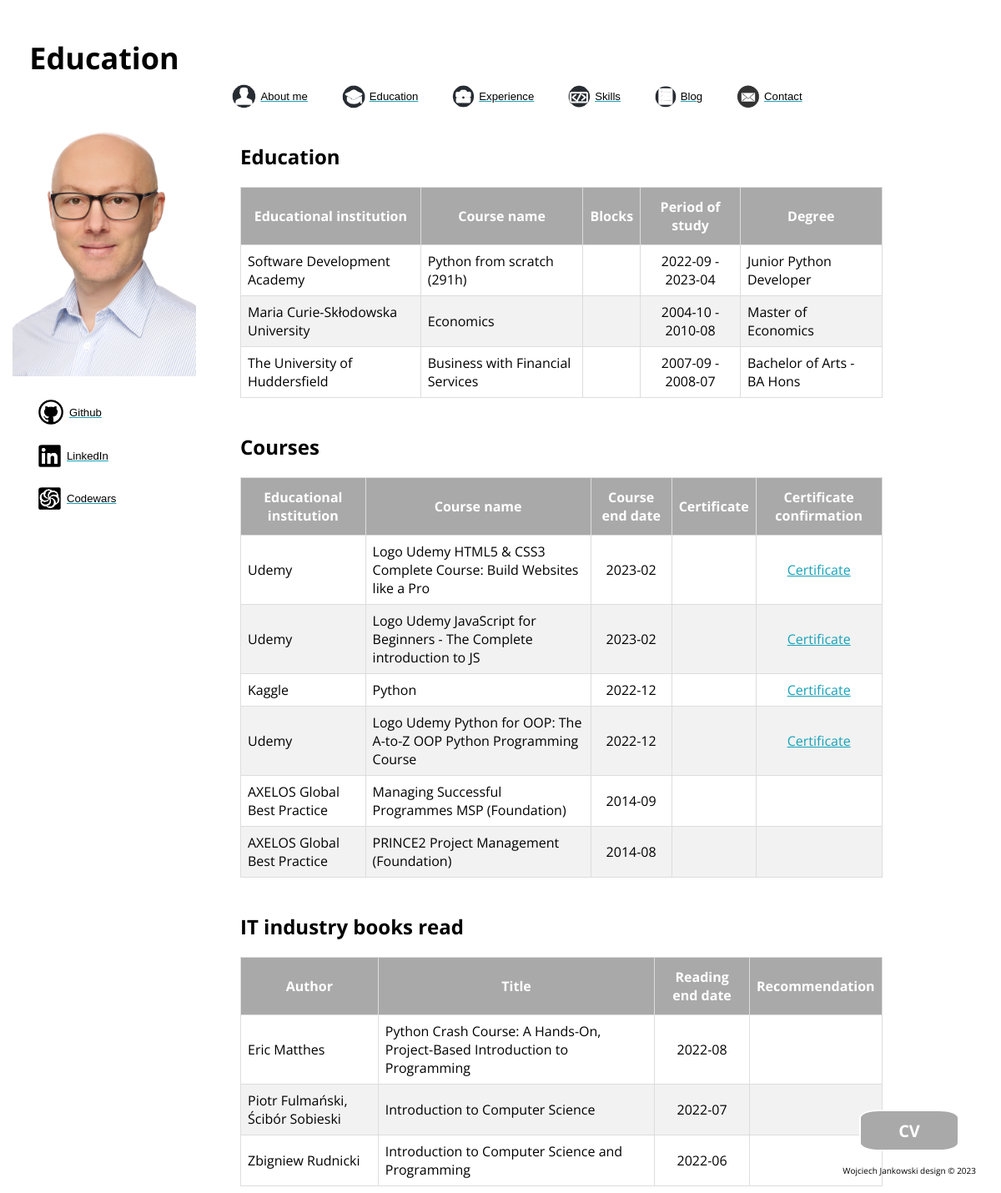
/about/education/, run on the app's committed database.
### aboutme/models.py (models this page shows)
class Education(models.Model):
    school_name = models.CharField(max_length=50)
    course_name = models.CharField(max_length=100)
    competences = models.TextField(blank=True)
    start_date = models.DateField()
    end_date = models.DateField(blank=True)
    degree = models.CharField(max_length=30, blank=True,)
    class Meta:
        verbose_name = "School"
        verbose_name_plural = "Schools"
        ordering = ['-end_date']

class Course(models.Model):
    school_name = models.CharField(max_length=50)
    course_name = models.CharField(max_length=100)
    end_date = models.DateField(null=True, blank=True)
    competences = models.CharField(max_length=200)
    certificate_link = models.CharField(max_length=100, blank=True)
    class Meta:
        verbose_name = "Course"
        verbose_name_plural = "Courses"
        ordering = ['-pk']

class Book(models.Model):
    author_name = models.CharField(max_length=50)
    title = models.CharField(max_length=100)
    end_date = models.DateField()
    competences = models.CharField(max_length=200)
    class Meta:
        verbose_name = "Book"
        verbose_name_plural = "Books"
        ordering = ['-end_date']

### aboutme/views.py (the view)
# urls.py: path('education/', views.education, name="education"),
def education(request):
    education = Education.objects.all()
    courses = Course.objects.all()
    books = Book.objects.all()
    ctx = {"education": education,
           "courses": courses,
           "books": books}
    return render(request=request, template_name="aboutme/education.html", context=ctx)

### aboutme/templates/aboutme/education.html (shortened to what this page needs)
{% extends "aboutme/base.html" %}
{% load static %}
{% block header %}
<div class="vertical">
    <h1 class="page_name">Education</h1>
    <img id="face" src="{% static 'aboutme/images/face.png' %}">
    {% include "aboutme/left_menu.html" %}
</div>
<header>
    {% include "aboutme/header_menu.html" %}
</header>
{% endblock %}
{% block main_content %}
<div class="container">
    <h2>Education</h2>
    <table id="data">
        <thead>
            <tr>
                <th>Educational institution</th>
                <th>Course name</th>
                <th>Blocks</th>
                <th>Period of study</th>
                <th>Degree</th>
            </tr>
        </thead>
        <tbody>
            {% for edu in education %}
            <tr>
                <td>{{ edu.school_name }}</td>
                <td>{{ edu.course_name }}</td>
                <td>{{ edu.blocks }}</td>
                <td style="text-align: center;">{{ edu.start_date|date:"Y-m" }} - {{ edu.end_date|date:"Y-m" }}</td>
                <td>{{ edu.degree }}</td>
            </tr>
            {% endfor %}
        </tbody>
    </table>
    <br>
    <h2>Courses</h2>
    <table id="data">
        <thead>
            <tr>
                <th>Educational institution</th>
                <th>Course name</th>
                <th>Course end date</th>
                <th>Certificate</th>
                <th>Certificate confirmation</th>
            </tr>
        </thead>
        <tbody>
            {% for course in courses %}
            <tr>
                <td>{{ course.school_name }}</td>
                <td>{{ course.course_name }}</td>
                <td style="text-align: center;">{{ course.end_date|date:"Y-m" }}</td>
                <td style="text-align: center;">{{ course.certificate }}</td>
                <td style="text-align: center;">{% if course.certificate_link %} <a
                        href="{{ course.certificate_link }}">
                        Certificate</a> {% endif %}</td>
            </tr>
            {% endfor %}
        </tbody>
    </table>
    <br>
    <h2>IT industry books read</h2>
    <table id="data">
        <thead>
            <tr>
                <th>Author</th>
                <th>Title</th>
                <th>Reading end date</th>
                <th>Recommendation</th>
            </tr>
        </thead>
        <tbody>
            {% for book in books %}
            <tr>
                <td>{{ book.author_name }}</td>
                <td>{{ book.title }}</td>
                <td style="text-align: center;">{{ book.end_date|date:"Y-m" }}</td>
                <td style="text-align: center;">{{ book.recomendation }}</td>
            </tr>
            {% endfor %}
        </tbody>
    </table>
</div>
<a href="{% static 'aboutme/files/cv.pdf' %}"><button class="button">CV</button></a>
{% endblock %}

### aboutme/static/aboutme/css/style.css (style rules this page uses)
html { font-family: 'Open Sans', sans-serif; }
body { background-size: 100% 100%; background-repeat: no-repeat; background-position: top; background-attachment: fixed; }
h1 { display: flex; margin-top: 50; position: relative; align-items: center; justify-content: space-around; width: 250px; text-align: center; }
header { margin-top: 100px; margin-left: 250px; margin-right: 210px; top: 50; padding: 0%; position: relative; }
.vertical { position: absolute; position: fixed; height: 100%; width: 250px; top: 0; left: 0; align-items: center; }
.page_name { margin-top: 45px; font-size: 3vw; }
#face { margin-top: 15px; margin-left: 15px; max-width: 220px; height:auto; align-items: center; }
.button { position: fixed; bottom: 50px; right: 50px; background-color: darkgrey; border: 2px solid white; border-radius: 20%; width: 120px; height: 50px; font-size: 20px; color: white; font-weight: bold; cursor: pointer; transition: all 0.25s; font-family: 'Open Sans', sans-serif; }
.container { width: 65%; height: auto; margin-left:280px; margin-top:40px; }
#data { border-collapse: collapse; width: 100%; border-radius: 10%; }
#data td, #data th { border: 1px solid #ddd; padding: 8px; }
#data tr:nth-child(even) { background-color: #f2f2f2; }
#data th { padding-top: 12px; padding-bottom: 12px; text-align: center; background-color: darkgrey; color: white; }
a { color: #17a2b8; }

### data on the page
Education: school_name "Software Development Academy", course_name "Python from scratch (291h)", start_date "2022-09", end_date "2023-04", degree "Junior Python Developer"
Education: school_name "Maria Curie-Skłodowska University", course_name "Economics", start_date "2004-10", end_date "2010-08", degree "Master of Economics"
Education: school_name "The University of Huddersfield", course_name "Business with Financial Services", start_date "2007-09", end_date "2008-07", degree "Bachelor of Arts - BA Hons"
Course: school_name "Udemy", course_name "Logo Udemy HTML5 & CSS3 Complete Course: Build Websites like a Pro", end_date "2023-02"
Course: school_name "Udemy", course_name "Logo Udemy JavaScript for Beginners - The Complete introduction to JS", end_date "2023-02"
Course: school_name "Kaggle", course_name "Python", end_date "2022-12"
Course: school_name "Udemy", course_name "Logo Udemy Python for OOP: The A-to-Z OOP Python Programming Course", end_date "2022-12"
Course: school_name "AXELOS Global Best Practice", course_name "Managing Successful Programmes MSP (Foundation)", end_date "2014-09"
Course: school_name "AXELOS Global Best Practice", course_name "PRINCE2 Project Management (Foundation)", end_date "2014-08"
Book: author_name "Eric Matthes", title "Python Crash Course: A Hands-On, Project-Based Introduction to Programming", end_date "2022-08"
Book: author_name "Piotr Fulmański, Ścibór Sobieski", title "Introduction to Computer Science", end_date "2022-07"
Book: author_name "Zbigniew Rudnicki", title "Introduction to Computer Science and Programming", end_date "2022-06"
